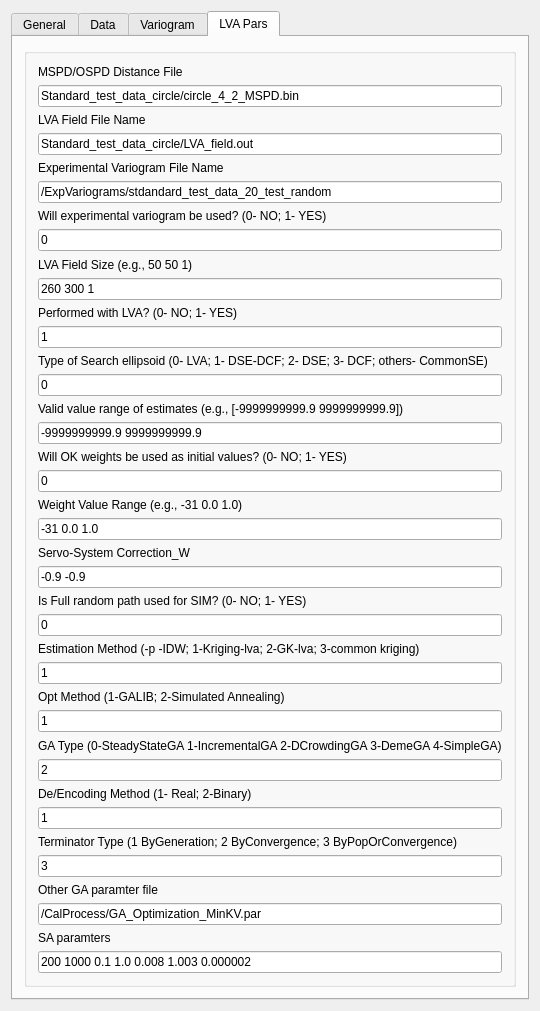
<?xml version="1.0" encoding="UTF-8"?>
<ui version="4.0">
 <class>SgsimLVA</class>
 <widget class="QWidget" name="SgsimLVA">
  <property name="geometry">
   <rect>
    <x>0</x>
    <y>0</y>
    <width>445</width>
    <height>677</height>
   </rect>
  </property>
  <property name="windowTitle">
   <string>category=Simulation
description=GK SGS with LVA by GAs</string>
  </property>
  <property name="whatsThis">
   <string/>
  </property>
  <property name="AlgorithmCategory" stdset="0">
   <string>Simulation</string>
  </property>
  <property name="AlgorithmDescription" stdset="0">
   <string>GK SGS with LVA by GAs</string>
  </property>
  <layout class="QVBoxLayout" name="verticalLayout_6">
   <item>
    <widget class="QTabWidget" name="sgsim">
     <property name="sizePolicy">
      <sizepolicy hsizetype="Preferred" vsizetype="Preferred">
       <horstretch>0</horstretch>
       <verstretch>0</verstretch>
      </sizepolicy>
     </property>
     <property name="currentIndex">
      <number>3</number>
     </property>
     <widget class="QWidget" name="tab">
      <attribute name="title">
       <string>General</string>
      </attribute>
      <layout class="QVBoxLayout" name="verticalLayout_3">
       <item>
        <widget class="QGroupBox" name="SimulationGrid">
         <property name="maximumSize">
          <size>
           <width>32767</width>
           <height>140</height>
          </size>
         </property>
         <property name="title">
          <string>Simulation Grid</string>
         </property>
         <layout class="QVBoxLayout" name="verticalLayout">
          <item>
           <widget class="GridSelector" name="Grid_Name">
            <property name="currentIndex">
             <number>-1</number>
            </property>
           </widget>
          </item>
          <item>
           <widget class="QLabel" name="TextLabel2">
            <property name="text">
             <string>Property Name Prefix</string>
            </property>
            <property name="wordWrap">
             <bool>false</bool>
            </property>
           </widget>
          </item>
          <item>
           <widget class="QLineEdit" name="Property_Name"/>
          </item>
          <item>
           <spacer>
            <property name="orientation">
             <enum>Qt::Vertical</enum>
            </property>
            <property name="sizeType">
             <enum>QSizePolicy::Expanding</enum>
            </property>
            <property name="sizeHint" stdset="0">
             <size>
              <width>16</width>
              <height>16</height>
             </size>
            </property>
           </spacer>
          </item>
         </layout>
        </widget>
       </item>
       <item>
        <spacer>
         <property name="orientation">
          <enum>Qt::Vertical</enum>
         </property>
         <property name="sizeType">
          <enum>QSizePolicy::Fixed</enum>
         </property>
         <property name="sizeHint" stdset="0">
          <size>
           <width>16</width>
           <height>16</height>
          </size>
         </property>
        </spacer>
       </item>
       <item>
        <layout class="QHBoxLayout">
         <property name="spacing">
          <number>6</number>
         </property>
         <property name="leftMargin">
          <number>0</number>
         </property>
         <property name="topMargin">
          <number>0</number>
         </property>
         <property name="rightMargin">
          <number>0</number>
         </property>
         <property name="bottomMargin">
          <number>0</number>
         </property>
         <item>
          <widget class="QLabel" name="TextLabel2_2_2_2">
           <property name="text">
            <string>Nb of realizations</string>
           </property>
           <property name="wordWrap">
            <bool>false</bool>
           </property>
          </widget>
         </item>
         <item>
          <widget class="QSpinBox" name="Nb_Realizations">
           <property name="minimum">
            <number>1</number>
           </property>
           <property name="maximum">
            <number>10000</number>
           </property>
          </widget>
         </item>
        </layout>
       </item>
       <item>
        <layout class="QHBoxLayout">
         <property name="spacing">
          <number>6</number>
         </property>
         <property name="leftMargin">
          <number>0</number>
         </property>
         <property name="topMargin">
          <number>0</number>
         </property>
         <property name="rightMargin">
          <number>0</number>
         </property>
         <property name="bottomMargin">
          <number>0</number>
         </property>
         <item>
          <widget class="QLabel" name="TextLabel2_2_2_2_2">
           <property name="text">
            <string>Seed</string>
           </property>
           <property name="wordWrap">
            <bool>false</bool>
           </property>
          </widget>
         </item>
         <item>
          <widget class="QSpinBox" name="Seed">
           <property name="maximum">
            <number>99999999</number>
           </property>
           <property name="value">
            <number>14071789</number>
           </property>
          </widget>
         </item>
        </layout>
       </item>
       <item>
        <widget class="QLabel" name="textLabel1">
         <property name="text">
          <string>Kriging Type:</string>
         </property>
         <property name="wordWrap">
          <bool>false</bool>
         </property>
        </widget>
       </item>
       <item>
        <widget class="QComboBox" name="Kriging_Type">
         <item>
          <property name="text">
           <string>Simple Kriging (SK)</string>
          </property>
         </item>
         <item>
          <property name="text">
           <string>Ordinary Kriging (OK)</string>
          </property>
         </item>
         <item>
          <property name="text">
           <string>Kriging with Trend (KT)</string>
          </property>
         </item>
         <item>
          <property name="text">
           <string>Kriging with Localy Varying Mean (LVM)</string>
          </property>
         </item>
        </widget>
       </item>
       <item>
        <widget class="GsTLGroupBox" name="Trend_box">
         <property name="title">
          <string>Trend Components</string>
         </property>
         <property name="keyword" stdset="0">
          <string>Kriging with Trend (KT)</string>
         </property>
         <property name="displayed" stdset="0">
          <bool>false</bool>
         </property>
         <property name="activated" stdset="0">
          <bool>false</bool>
         </property>
         <layout class="QVBoxLayout">
          <property name="spacing">
           <number>6</number>
          </property>
          <property name="leftMargin">
           <number>11</number>
          </property>
          <property name="topMargin">
           <number>11</number>
          </property>
          <property name="rightMargin">
           <number>11</number>
          </property>
          <property name="bottomMargin">
           <number>11</number>
          </property>
          <item>
           <widget class="TrendComponents" name="Trend" native="true"/>
          </item>
         </layout>
        </widget>
       </item>
       <item>
        <widget class="GsTLGroupBox" name="Local_Mean_box">
         <property name="title">
          <string>Property with Local Mean</string>
         </property>
         <property name="keyword" stdset="0">
          <string>Kriging with Localy Varying Mean (LVM)</string>
         </property>
         <property name="displayed" stdset="0">
          <bool>false</bool>
         </property>
         <property name="activated" stdset="0">
          <bool>false</bool>
         </property>
         <layout class="QVBoxLayout">
          <property name="spacing">
           <number>6</number>
          </property>
          <property name="leftMargin">
           <number>11</number>
          </property>
          <property name="topMargin">
           <number>11</number>
          </property>
          <property name="rightMargin">
           <number>11</number>
          </property>
          <property name="bottomMargin">
           <number>11</number>
          </property>
          <item>
           <widget class="SinglePropertySelector" name="Local_Mean_Property"/>
          </item>
         </layout>
        </widget>
       </item>
       <item>
        <spacer>
         <property name="orientation">
          <enum>Qt::Vertical</enum>
         </property>
         <property name="sizeType">
          <enum>QSizePolicy::Expanding</enum>
         </property>
         <property name="sizeHint" stdset="0">
          <size>
           <width>20</width>
           <height>330</height>
          </size>
         </property>
        </spacer>
       </item>
      </layout>
     </widget>
     <widget class="QWidget" name="tab">
      <attribute name="title">
       <string>Data</string>
      </attribute>
      <layout class="QVBoxLayout" name="verticalLayout_5">
       <item>
        <widget class="QGroupBox" name="GroupBox3">
         <property name="title">
          <string>Hard Data</string>
         </property>
         <layout class="QGridLayout">
          <property name="leftMargin">
           <number>11</number>
          </property>
          <property name="topMargin">
           <number>11</number>
          </property>
          <property name="rightMargin">
           <number>11</number>
          </property>
          <property name="bottomMargin">
           <number>11</number>
          </property>
          <property name="spacing">
           <number>6</number>
          </property>
          <item row="1" column="0">
           <widget class="QCheckBox" name="Assign_Hard_Data">
            <property name="text">
             <string>Assign hard data to simulation grid</string>
            </property>
            <property name="checked">
             <bool>true</bool>
            </property>
           </widget>
          </item>
          <item row="0" column="0">
           <widget class="PropertySelector" name="Hard_Data" native="true"/>
          </item>
         </layout>
        </widget>
       </item>
       <item>
        <widget class="QGroupBox" name="GroupBox9">
         <property name="minimumSize">
          <size>
           <width>0</width>
           <height>0</height>
          </size>
         </property>
         <property name="title">
          <string>Search Ellipsoid</string>
         </property>
         <layout class="QVBoxLayout" name="verticalLayout_2">
          <item>
           <layout class="QHBoxLayout">
            <property name="spacing">
             <number>6</number>
            </property>
            <property name="leftMargin">
             <number>0</number>
            </property>
            <property name="topMargin">
             <number>0</number>
            </property>
            <property name="rightMargin">
             <number>0</number>
            </property>
            <property name="bottomMargin">
             <number>0</number>
            </property>
            <item>
             <widget class="QLabel" name="TextLabel2_2_2_2_3">
              <property name="text">
               <string>Max conditioning data</string>
              </property>
              <property name="wordWrap">
               <bool>false</bool>
              </property>
             </widget>
            </item>
            <item>
             <widget class="QSpinBox" name="Max_Conditioning_Data">
              <property name="minimum">
               <number>0</number>
              </property>
              <property name="maximum">
               <number>20000</number>
              </property>
              <property name="value">
               <number>12</number>
              </property>
             </widget>
            </item>
           </layout>
          </item>
          <item>
           <widget class="EllipsoidInput" name="Search_Ellipsoid" native="true"/>
          </item>
          <item>
           <widget class="AdvancedNeighborhoodInput" name="AdvancedSearch" native="true"/>
          </item>
          <item>
           <spacer name="verticalSpacer_2">
            <property name="orientation">
             <enum>Qt::Vertical</enum>
            </property>
            <property name="sizeHint" stdset="0">
             <size>
              <width>20</width>
              <height>17</height>
             </size>
            </property>
           </spacer>
          </item>
         </layout>
        </widget>
       </item>
       <item>
        <widget class="QGroupBox" name="groupBox">
         <property name="title">
          <string>Target histogram</string>
         </property>
         <layout class="QVBoxLayout" name="verticalLayout_4">
          <item>
           <widget class="QCheckBox" name="Use_Target_Histogram">
            <property name="text">
             <string>Use Target Histogram</string>
            </property>
            <property name="checked">
             <bool>false</bool>
            </property>
           </widget>
          </item>
          <item>
           <widget class="NonParamCdfInput" name="nonParamCdf" native="true">
            <property name="enabled">
             <bool>false</bool>
            </property>
           </widget>
          </item>
         </layout>
        </widget>
       </item>
       <item>
        <spacer>
         <property name="orientation">
          <enum>Qt::Vertical</enum>
         </property>
         <property name="sizeType">
          <enum>QSizePolicy::Expanding</enum>
         </property>
         <property name="sizeHint" stdset="0">
          <size>
           <width>276</width>
           <height>16</height>
          </size>
         </property>
        </spacer>
       </item>
      </layout>
     </widget>
     <widget class="QWidget" name="TabPage">
      <attribute name="title">
       <string>Variogram</string>
      </attribute>
      <layout class="QVBoxLayout">
       <property name="spacing">
        <number>6</number>
       </property>
       <property name="leftMargin">
        <number>0</number>
       </property>
       <property name="topMargin">
        <number>0</number>
       </property>
       <property name="rightMargin">
        <number>0</number>
       </property>
       <property name="bottomMargin">
        <number>0</number>
       </property>
       <item>
        <widget class="QGroupBox" name="GroupBox11">
         <property name="title">
          <string>Variogram</string>
         </property>
         <layout class="QVBoxLayout">
          <property name="spacing">
           <number>6</number>
          </property>
          <property name="leftMargin">
           <number>11</number>
          </property>
          <property name="topMargin">
           <number>11</number>
          </property>
          <property name="rightMargin">
           <number>11</number>
          </property>
          <property name="bottomMargin">
           <number>11</number>
          </property>
          <item>
           <widget class="VariogramInput" name="Variogram" native="true"/>
          </item>
         </layout>
        </widget>
       </item>
       <item>
        <spacer>
         <property name="orientation">
          <enum>Qt::Vertical</enum>
         </property>
         <property name="sizeType">
          <enum>QSizePolicy::Expanding</enum>
         </property>
         <property name="sizeHint" stdset="0">
          <size>
           <width>0</width>
           <height>0</height>
          </size>
         </property>
        </spacer>
       </item>
      </layout>
     </widget>
     <widget class="QWidget" name="tab_2">
      <attribute name="title">
       <string>LVA Pars</string>
      </attribute>
      <layout class="QVBoxLayout" name="verticalLayout_24">
       <item>
        <widget class="QGroupBox" name="GroupBox12">
         <layout class="QVBoxLayout" name="verticalLayout_25">
          <item>
           <layout class="QVBoxLayout" name="verticalLayout_4">
            <item>
             <widget class="QLabel" name="label">
              <property name="toolTip">
               <string>LVA Distance (OSPD/MSPD) File Name</string>
              </property>
              <property name="text">
               <string>MSPD/OSPD Distance File</string>
              </property>
             </widget>
            </item>
            <item>
             <widget class="QLineEdit" name="sLvaDistanceFileName">
              <property name="toolTip">
               <string>LVA Distance (OSPD/MSPD) File Name</string>
              </property>
              <property name="text">
               <string>Standard_test_data_circle/circle_4_2_MSPD.bin</string>
              </property>
             </widget>
            </item>
           </layout>
          </item>
          <item>
           <layout class="QVBoxLayout" name="verticalLayout_22">
            <item>
             <widget class="QLabel" name="label_19">
              <property name="toolTip">
               <string>File name of the LVA field to be used</string>
              </property>
              <property name="text">
               <string>LVA Field File Name</string>
              </property>
             </widget>
            </item>
            <item>
             <widget class="QLineEdit" name="sLvaFieldFileName">
              <property name="toolTip">
               <string>File name of the LVA field to be used</string>
              </property>
              <property name="text">
               <string>Standard_test_data_circle/LVA_field.out</string>
              </property>
             </widget>
            </item>
           </layout>
          </item>
          <item>
           <layout class="QVBoxLayout" name="verticalLayout_5">
            <item>
             <widget class="QLabel" name="label_2">
              <property name="toolTip">
               <string>File name of the experimental variogram to be used</string>
              </property>
              <property name="text">
               <string>Experimental Variogram File Name</string>
              </property>
             </widget>
            </item>
            <item>
             <widget class="QLineEdit" name="sExpVariogramFileName">
              <property name="toolTip">
               <string>File name of the experimental variogram to be used</string>
              </property>
              <property name="text">
               <string>/ExpVariograms/stdandard_test_data_20_test_random</string>
              </property>
             </widget>
            </item>
           </layout>
          </item>
          <item>
           <layout class="QVBoxLayout" name="verticalLayout_6">
            <item>
             <widget class="QLabel" name="label_3">
              <property name="toolTip">
               <string>Will experimental variogram be used? 0- NO; 1- YES</string>
              </property>
              <property name="text">
               <string>Will experimental variogram be used? (0- NO; 1- YES)</string>
              </property>
             </widget>
            </item>
            <item>
             <widget class="QLineEdit" name="nEvpVariogram">
              <property name="toolTip">
               <string>Will experimental variogram be used? 0- NO; 1- YES</string>
              </property>
              <property name="text">
               <string>0</string>
              </property>
             </widget>
            </item>
           </layout>
          </item>
          <item>
           <layout class="QVBoxLayout" name="verticalLayout_7">
            <item>
             <widget class="QLabel" name="label_4">
              <property name="toolTip">
               <string>Size of the LVA field, (e.g., 51 51 1 )</string>
              </property>
              <property name="text">
               <string>LVA Field Size (e.g., 50 50 1)</string>
              </property>
             </widget>
            </item>
            <item>
             <widget class="QLineEdit" name="nvLvaFieldSize">
              <property name="toolTip">
               <string>Size of the LVA field, (e.g., 51 51 1 )</string>
              </property>
              <property name="text">
               <string>260 300 1</string>
              </property>
             </widget>
            </item>
           </layout>
          </item>
          <item>
           <layout class="QVBoxLayout" name="verticalLayout_8">
            <item>
             <widget class="QLabel" name="label_14">
              <property name="toolTip">
               <string>Performed with LVA?, 0- NO; 1- YES</string>
              </property>
              <property name="text">
               <string>Performed with LVA? (0- NO; 1- YES)</string>
              </property>
             </widget>
            </item>
            <item>
             <widget class="QLineEdit" name="nWithLVA">
              <property name="toolTip">
               <string>Performed with LVA?, 0- NO; 1- YES</string>
              </property>
              <property name="text">
               <string>1</string>
              </property>
             </widget>
            </item>
           </layout>
          </item>
          <item>
           <layout class="QVBoxLayout" name="verticalLayout_9">
            <item>
             <widget class="QLabel" name="label_15">
              <property name="toolTip">
               <string>Type of Search ellipsoid, 0- LVA; 1- Normal</string>
              </property>
              <property name="text">
               <string>Type of Search ellipsoid (0- LVA; 1- DSE-DCF; 2- DSE; 3- DCF; others- CommonSE)</string>
              </property>
             </widget>
            </item>
            <item>
             <widget class="QLineEdit" name="nEllipsoidType">
              <property name="toolTip">
               <string>Type of Search ellipsoid, 0- LVA; 1- DSE-DCF; 2- DSE; 3- DCF; others- CommonSE</string>
              </property>
              <property name="text">
               <string>0</string>
              </property>
             </widget>
            </item>
           </layout>
          </item>
          <item>
           <layout class="QVBoxLayout" name="verticalLayout_10">
            <item>
             <widget class="QLabel" name="label_5">
              <property name="toolTip">
               <string>valid value range of estimates (e.g., -9999999999.9 9999999999.9)</string>
              </property>
              <property name="text">
               <string>Valid value range of estimates (e.g., [-9999999999.9 9999999999.9])</string>
              </property>
             </widget>
            </item>
            <item>
             <widget class="QLineEdit" name="dvMinMaxValidEsts">
              <property name="toolTip">
               <string>valid value range of estimates (e.g., -9999999999.9 9999999999.9)</string>
              </property>
              <property name="text">
               <string>-9999999999.9 9999999999.9</string>
              </property>
             </widget>
            </item>
           </layout>
          </item>
          <item>
           <layout class="QVBoxLayout" name="verticalLayout_11">
            <item>
             <widget class="QLabel" name="label_6">
              <property name="toolTip">
               <string>Will OK weights be used as initial values? 0- NO; 1- YES</string>
              </property>
              <property name="text">
               <string>Will OK weights be used as initial values? (0- NO; 1- YES)</string>
              </property>
             </widget>
            </item>
            <item>
             <widget class="QLineEdit" name="nvWeightIniValTypes">
              <property name="toolTip">
               <string>Will OK weights be used as initial values? 0- NO; 1- YES</string>
              </property>
              <property name="text">
               <string>0</string>
              </property>
             </widget>
            </item>
           </layout>
          </item>
          <item>
           <layout class="QVBoxLayout" name="verticalLayout_12">
            <item>
             <widget class="QLabel" name="label_16">
              <property name="toolTip">
               <string>3 pars: the number of binary numbers; MinMaxWeightg; MaxWeight;  31 -0.05 1.0
for the first par, if it &gt;0  GAAllele::NONE; &lt;0 GAAllele::INCLUSIVE; = 0 GAAllele::EXCLUSIVE</string>
              </property>
              <property name="text">
               <string>Weight Value Range (e.g., -31 0.0 1.0)</string>
              </property>
             </widget>
            </item>
            <item>
             <widget class="QLineEdit" name="dvWeightValueRange">
              <property name="toolTip">
               <string>3 pars: the number of binary numbers; MinMaxWeightg; MaxWeight;  31 -0.05 1.0
for the first par, if it &gt;0  GAAllele::NONE; &lt;0 GAAllele::INCLUSIVE; = 0 GAAllele::EXCLUSIVE</string>
              </property>
              <property name="text">
               <string>-31 0.0 1.0</string>
              </property>
             </widget>
            </item>
           </layout>
          </item>
          <item>
           <layout class="QVBoxLayout" name="verticalLayout_13">
            <item>
             <widget class="QLabel" name="label_7">
              <property name="toolTip">
               <string>servosystem correction for target Gaussian ccdf repro in SGSim : 2 pars for the mean and variance, respectively: 
  if used, two pars should be within (0.0, 1.0], otherwise, no ccdf will not be corrected</string>
              </property>
              <property name="text">
               <string>Servo-System Correction_W</string>
              </property>
             </widget>
            </item>
            <item>
             <widget class="QLineEdit" name="dv_servosystem_correction_w">
              <property name="toolTip">
               <string>servosystem correction for target Gaussian ccdf repro in SGSim : 2 pars for the mean and variance, respectively: 
  if used, two pars should be within (0.0, 1.0], otherwise, no ccdf will not be corrected</string>
              </property>
              <property name="text">
               <string>-0.9 -0.9</string>
              </property>
             </widget>
            </item>
           </layout>
          </item>
          <item>
           <layout class="QVBoxLayout" name="verticalLayout_14">
            <item>
             <widget class="QLabel" name="label_8">
              <property name="toolTip">
               <string>Is Full random path used for SIM? 0- NO; 1- YES</string>
              </property>
              <property name="text">
               <string>Is Full random path used for SIM? (0- NO; 1- YES)</string>
              </property>
             </widget>
            </item>
            <item>
             <widget class="QLineEdit" name="bFullSimRAP">
              <property name="toolTip">
               <string>Is Full random path used for SIM? 0- NO; 1- YES</string>
              </property>
              <property name="text">
               <string>0</string>
              </property>
             </widget>
            </item>
           </layout>
          </item>
          <item>
           <layout class="QVBoxLayout" name="verticalLayout_15">
            <item>
             <widget class="QLabel" name="label_9">
              <property name="toolTip">
               <string>Estimation Method, -p -IDW; 1-Kriging-lva; 2-GK-lva; 3-common kriging</string>
              </property>
              <property name="text">
               <string>Estimation Method (-p -IDW; 1-Kriging-lva; 2-GK-lva; 3-common kriging)</string>
              </property>
             </widget>
            </item>
            <item>
             <widget class="QLineEdit" name="nEstimationMethod">
              <property name="toolTip">
               <string>Estimation Method, -p -IDW; 1-Kriging-lva; 2-GK-lva; 3-common kriging</string>
              </property>
              <property name="text">
               <string>1</string>
              </property>
             </widget>
            </item>
           </layout>
          </item>
          <item>
           <layout class="QVBoxLayout" name="verticalLayout_16">
            <item>
             <widget class="QLabel" name="label_10">
              <property name="toolTip">
               <string>Optimization method type, 1-GALIB; 2-Simulated Annealing</string>
              </property>
              <property name="text">
               <string>Opt Method (1-GALIB; 2-Simulated Annealing)</string>
              </property>
             </widget>
            </item>
            <item>
             <widget class="QLineEdit" name="nOptMethods">
              <property name="toolTip">
               <string>Optimization method type, 1-GALIB; 2-Simulated Annealing</string>
              </property>
              <property name="text">
               <string>1</string>
              </property>
             </widget>
            </item>
           </layout>
          </item>
          <item>
           <layout class="QVBoxLayout" name="verticalLayout_17">
            <item>
             <widget class="QLabel" name="label_11">
              <property name="toolTip">
               <string>GA type： 0-GASteadyStateGA 1-GAIncrementalGA 2-GADCrowdingGA 3-GADemeGA 4-GASimpleGA</string>
              </property>
              <property name="text">
               <string>GA Type (0-SteadyStateGA 1-IncrementalGA 2-DCrowdingGA 3-DemeGA 4-SimpleGA)</string>
              </property>
             </widget>
            </item>
            <item>
             <widget class="QLineEdit" name="nGeneticAlogrithmType">
              <property name="toolTip">
               <string>GA type： 0-GASteadyStateGA 1-GAIncrementalGA 2-GADCrowdingGA 3-GADemeGA 4-GASimpleGA</string>
              </property>
              <property name="text">
               <string>2</string>
              </property>
             </widget>
            </item>
           </layout>
          </item>
          <item>
           <layout class="QVBoxLayout" name="verticalLayout_18">
            <item>
             <widget class="QLabel" name="label_12">
              <property name="toolTip">
               <string>Decoding/encoding way, 1- Real; 2-Binary</string>
              </property>
              <property name="text">
               <string>De/Encoding Method (1- Real; 2-Binary)</string>
              </property>
             </widget>
            </item>
            <item>
             <widget class="QLineEdit" name="nEncodingMethod">
              <property name="toolTip">
               <string>Decoding/encoding way, 1- Real; 2-Binary</string>
              </property>
              <property name="text">
               <string>1</string>
              </property>
             </widget>
            </item>
           </layout>
          </item>
          <item>
           <layout class="QVBoxLayout" name="verticalLayout_19">
            <item>
             <widget class="QLabel" name="label_13">
              <property name="toolTip">
               <string>Terminator type： terminator type, 1 TerminateUponGeneration; 2 TerminateUponConvergence; 3 TerminateUponPopOrConvergence</string>
              </property>
              <property name="text">
               <string>Terminator Type (1 ByGeneration; 2 ByConvergence; 3 ByPopOrConvergence)</string>
              </property>
             </widget>
            </item>
            <item>
             <widget class="QLineEdit" name="nTerminator">
              <property name="toolTip">
               <string>Terminator type： terminator type, 1 TerminateUponGeneration; 2 TerminateUponConvergence; 3 TerminateUponPopOrConvergence</string>
              </property>
              <property name="text">
               <string>3</string>
              </property>
             </widget>
            </item>
           </layout>
          </item>
          <item>
           <layout class="QVBoxLayout" name="verticalLayout_20">
            <item>
             <widget class="QLabel" name="label_17">
              <property name="toolTip">
               <string>Terminator type： terminator type, 1 TerminateUponGeneration; 2 TerminateUponConvergence; 3 TerminateUponPopOrConvergence</string>
              </property>
              <property name="text">
               <string>Other GA paramter file</string>
              </property>
             </widget>
            </item>
            <item>
             <widget class="QLineEdit" name="sGaParPathFile">
              <property name="toolTip">
               <string>Terminator type： terminator type, 1 TerminateUponGeneration; 2 TerminateUponConvergence; 3 TerminateUponPopOrConvergence</string>
              </property>
              <property name="text">
               <string>/CalProcess/GA_Optimization_MinKV.par</string>
              </property>
             </widget>
            </item>
           </layout>
          </item>
          <item>
           <layout class="QVBoxLayout" name="verticalLayout_21">
            <item>
             <widget class="QLabel" name="label_18">
              <property name="toolTip">
               <string>Terminator type： terminator type, 1 TerminateUponGeneration; 2 TerminateUponConvergence; 3 TerminateUponPopOrConvergence</string>
              </property>
              <property name="text">
               <string>SA paramters</string>
              </property>
             </widget>
            </item>
            <item>
             <widget class="QLineEdit" name="gsl_siman_params_t">
              <property name="toolTip">
               <string>	int n_tries;          /* how many points to try for each step */
	int iters_fixed_T;    /* how many iterations at each temperature? */
	double step_size;     /* max step size in the random walk */
	/* the following parameters are for the Boltzmann distribution */
	double k, t_initial, mu_t, t_min;</string>
              </property>
              <property name="text">
               <string>200 1000 0.1 1.0 0.008 1.003 0.000002</string>
              </property>
             </widget>
            </item>
           </layout>
          </item>
         </layout>
        </widget>
       </item>
      </layout>
     </widget>
    </widget>
   </item>
  </layout>
 </widget>
 <layoutdefault spacing="6" margin="11"/>
 <customwidgets>
  <customwidget>
   <class>VariogramInput</class>
   <extends>QWidget</extends>
   <header>GsTLAppli/extra/qtplugins/variogram_input.h</header>
  </customwidget>
  <customwidget>
   <class>EllipsoidInput</class>
   <extends>QWidget</extends>
   <header>GsTLAppli/extra/qtplugins/ellipsoid_input.h</header>
  </customwidget>
  <customwidget>
   <class>GridSelector</class>
   <extends>QTabWidget</extends>
   <header>GsTLAppli/extra/qtplugins/selectors.h</header>
   <container>1</container>
  </customwidget>
  <customwidget>
   <class>AdvancedNeighborhoodInput</class>
   <extends>QWidget</extends>
   <header>GsTLAppli/extra/qtplugins/neighborhood_filter_input.h</header>
  </customwidget>
  <customwidget>
   <class>PropertySelector</class>
   <extends>QWidget</extends>
   <header>GsTLAppli/extra/qtplugins/selectors.h</header>
  </customwidget>
  <customwidget>
   <class>SinglePropertySelector</class>
   <extends>QComboBox</extends>
   <header>GsTLAppli/extra/qtplugins/selectors.h</header>
  </customwidget>
  <customwidget>
   <class>GsTLGroupBox</class>
   <extends>QGroupBox</extends>
   <header>GsTLAppli/extra/qtplugins/selectors.h</header>
   <container>1</container>
  </customwidget>
  <customwidget>
   <class>TrendComponents</class>
   <extends>QWidget</extends>
   <header>GsTLAppli/extra/qtplugins/kriging_type_selector.h</header>
  </customwidget>
  <customwidget>
   <class>NonParamCdfInput</class>
   <extends>QWidget</extends>
   <header>GsTLAppli/extra/qtplugins/non_param_cdf_input.h</header>
  </customwidget>
 </customwidgets>
 <includes>
  <include location="local">gridselector.h</include>
  <include location="local">gstlgroupbox.h</include>
  <include location="local">trendcomponents.h</include>
  <include location="local">gstlgroupbox.h</include>
  <include location="local">singlepropertyselector.h</include>
  <include location="local">propertyselector.h</include>
  <include location="local">ellipsoidinput.h</include>
  <include location="local">gstl_table.h</include>
  <include location="local">gstl_table.h</include>
  <include location="local">gstlgroupbox.h</include>
  <include location="local">nonparamcdfinput.h</include>
  <include location="local">propertyselector.h</include>
  <include location="local">lowertailcdfinput.h</include>
  <include location="local">uppertailcdfinput.h</include>
  <include location="local">variograminput.h</include>
 </includes>
 <resources/>
 <connections>
  <connection>
   <sender>Kriging_Type</sender>
   <signal>activated(QString)</signal>
   <receiver>Trend_box</receiver>
   <slot>setActivated(QString)</slot>
   <hints>
    <hint type="sourcelabel">
     <x>20</x>
     <y>20</y>
    </hint>
    <hint type="destinationlabel">
     <x>20</x>
     <y>20</y>
    </hint>
   </hints>
  </connection>
  <connection>
   <sender>Kriging_Type</sender>
   <signal>activated(QString)</signal>
   <receiver>Local_Mean_box</receiver>
   <slot>setActivated(QString)</slot>
   <hints>
    <hint type="sourcelabel">
     <x>20</x>
     <y>20</y>
    </hint>
    <hint type="destinationlabel">
     <x>20</x>
     <y>20</y>
    </hint>
   </hints>
  </connection>
  <connection>
   <sender>Grid_Name</sender>
   <signal>activated(QString)</signal>
   <receiver>Local_Mean_Property</receiver>
   <slot>show_properties(QString)</slot>
   <hints>
    <hint type="sourcelabel">
     <x>20</x>
     <y>20</y>
    </hint>
    <hint type="destinationlabel">
     <x>20</x>
     <y>20</y>
    </hint>
   </hints>
  </connection>
  <connection>
   <sender>Kriging_Type</sender>
   <signal>activated(QString)</signal>
   <receiver>Trend_box</receiver>
   <slot>setActivated(QString)</slot>
   <hints>
    <hint type="sourcelabel">
     <x>20</x>
     <y>20</y>
    </hint>
    <hint type="destinationlabel">
     <x>20</x>
     <y>20</y>
    </hint>
   </hints>
  </connection>
  <connection>
   <sender>Kriging_Type</sender>
   <signal>activated(QString)</signal>
   <receiver>Local_Mean_box</receiver>
   <slot>setActivated(QString)</slot>
   <hints>
    <hint type="sourcelabel">
     <x>20</x>
     <y>20</y>
    </hint>
    <hint type="destinationlabel">
     <x>20</x>
     <y>20</y>
    </hint>
   </hints>
  </connection>
  <connection>
   <sender>Grid_Name</sender>
   <signal>activated(QString)</signal>
   <receiver>Local_Mean_Property</receiver>
   <slot>show_properties(QString)</slot>
   <hints>
    <hint type="sourcelabel">
     <x>20</x>
     <y>20</y>
    </hint>
    <hint type="destinationlabel">
     <x>20</x>
     <y>20</y>
    </hint>
   </hints>
  </connection>
  <connection>
   <sender>Use_Target_Histogram</sender>
   <signal>toggled(bool)</signal>
   <receiver>nonParamCdf</receiver>
   <slot>setEnabled(bool)</slot>
   <hints>
    <hint type="sourcelabel">
     <x>201</x>
     <y>424</y>
    </hint>
    <hint type="destinationlabel">
     <x>79</x>
     <y>416</y>
    </hint>
   </hints>
  </connection>
  <connection>
   <sender>Hard_Data</sender>
   <signal>object_changed(QString)</signal>
   <receiver>nonParamCdf</receiver>
   <slot>setReferenceGrid(QString)</slot>
   <hints>
    <hint type="sourcelabel">
     <x>196</x>
     <y>115</y>
    </hint>
    <hint type="destinationlabel">
     <x>79</x>
     <y>416</y>
    </hint>
   </hints>
  </connection>
  <connection>
   <sender>Hard_Data</sender>
   <signal>property_changed(QString)</signal>
   <receiver>nonParamCdf</receiver>
   <slot>setReferenceProperty(QString)</slot>
   <hints>
    <hint type="sourcelabel">
     <x>196</x>
     <y>115</y>
    </hint>
    <hint type="destinationlabel">
     <x>79</x>
     <y>416</y>
    </hint>
   </hints>
  </connection>
 </connections>
</ui>
